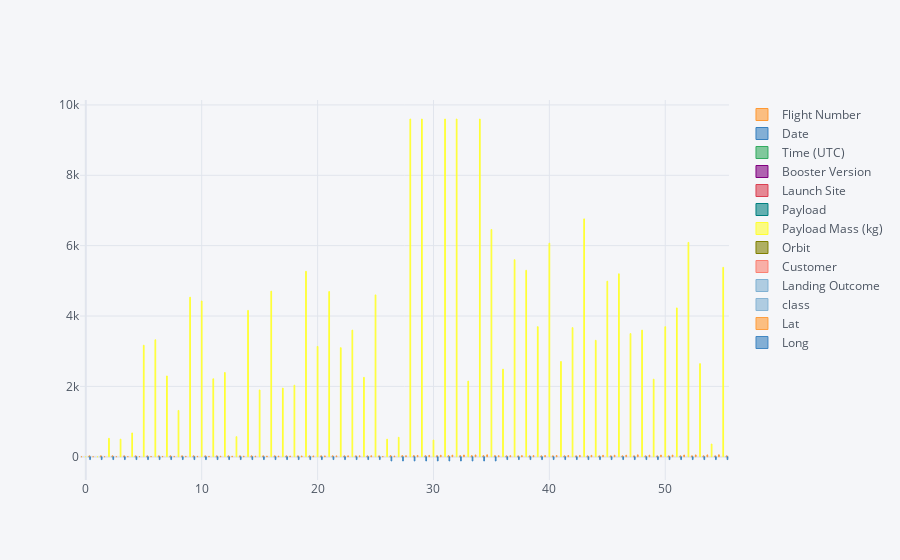

The cell this chart's notebook holds for it:
### Code cell
spacex_df.iplot(kind='bar',mode='markers')

### Figure 1 — Plotly figure (JSON) as saved in the notebook; plotly's stock layout.template omitted (floating-point values rounded to 4 significant figures)
{"data": [{"marker": {"color": "rgba(255, 153, 51, 0.6)", "line": {"color": "rgba(255, 153, 51, 1.0)", "width": 1}}, "name": "Flight Number", "orientation": "v", "text": "", "type": "bar", "x": [0, 1, 2, 3, 4, 5, 6, 7, 8, 9, 10, 11, 12, 13, 14, 15, 16, 17, 18, 19, 20, 21, 22, 23, 24, 25, 26, 27, 28, 29, 30, 31, 32, 33, 34, 35, 36, 37, 38, 39, 40, 41, 42, 43, 44, 45, 46, 47, 48, 49, 50, 51, 52, 53, 54, 55], "y": [1, 2, 3, 4, 5, 7, 8, 9, 10, 11, 12, 13, 14, 15, 16, 17, 18, 19, 20, 22, 23, 24, 25, 26, 27, 28, 6, 21, 29, 37, 40, 42, 46, 49, 51, 55, 30, 31, 32, 33, 34, 35, 36, 38, 39, 41, 43, 44, 54, 45, 47, 48, 50, 52, 53, 56]}, {"marker": {"color": "rgba(55, 128, 191, 0.6)", "line": {"color": "rgba(55, 128, 191, 1.0)", "width": 1}}, "name": "Date", "orientation": "v", "text": "", "type": "bar", "x": [0, 1, 2, 3, 4, 5, 6, 7, 8, 9, 10, 11, 12, 13, 14, 15, 16, 17, 18, 19, 20, 21, 22, 23, 24, 25, 26, 27, 28, 29, 30, 31, 32, 33, 34, 35, 36, 37, 38, 39, 40, 41, 42, 43, 44, 45, 46, 47, 48, 49, 50, 51, 52, 53, 54, 55], "y": ["2010-06-04", "2010-12-08", "2012-05-22", "2012-10-08", "2013-03-01", "2013-12-03", "2014-01-06", "2014-04-18", "2014-07-14", "2014-08-05", "2014-09-07", "2014-09-21", "2015-01-10", "2015-02-11", "2015-03-02", "2015-04-14", "2015-04-27", "2015-06-28", "2015-12-22", "2016-03-04", "2016-04-08", "2016-05-06", "2016-05-27", "2016-06-15", "2016-07-18", "2016-08-14", "2013-09-29", "2016-01-17", "2017-01-14", "2017-06-25", "2017-08-24", "2017-10-09", "2017-12-23", "2018-02-22", "2018-03-30", "2018-05-22", "2017-02-19", "2017-03-16", "2017-03-30", "2017-05-01", "2017-05-15", "2017-06-03", "2017-06-23", "2017-07-05", "2017-08-14", "2017-09-07", "2017-10-11", "2017-10-30", "2018-05-11", "2017-12-15", "2018-01-08", "2018-01-31", "2018-03-06", "2018-04-02", "2018-04-18", "2018-06-04"]}, {"marker": {"color": "rgba(50, 171, 96, 0.6)", "line": {"color": "rgba(50, 171, 96, 1.0)", "width": 1}}, "name": "Time (UTC)", "orientation": "v", "text": "", "type": "bar", "x": [0, 1, 2, 3, 4, 5, 6, 7, 8, 9, 10, 11, 12, 13, 14, 15, 16, 17, 18, 19, 20, 21, 22, 23, 24, 25, 26, 27, 28, 29, 30, 31, 32, 33, 34, 35, 36, 37, 38, 39, 40, 41, 42, 43, 44, 45, 46, 47, 48, 49, 50, 51, 52, 53, 54, 55], "y": ["18:45:00", "15:43:00", "7:44:00", "0:35:00", "15:10:00", "22:41:00", "22:06:00", "19:25:00", "15:15:00", "8:00:00", "5:00:00", "5:52:00", "9:47:00", "23:03:00", "3:50:00", "20:10:00", "23:03:00", "14:21:00", "1:29:00", "23:35:00", "20:43:00", "5:21:00", "21:39:00", "14:29:00", "4:45:00", "5:26:00", "16:00:00", "18:42:00", "17:54:00", "20:25:00", "18:51:00", "12:37:00", "1:27:00", "14:17:00", "14:14:00", "19:47:58", "14:39:00", "6:00:00", "22:27:00", "11:15:00", "23:21:00", "21:07:00", "19:10:00", "23:38:00", "16:31:00", "14:00:00", "22:53:00", "19:34:00", "20:14:00", "15:36:00", "1:00:00", "21:25:00", "5:33:00", "20:30:00", "22:51:00", "4:45:00"]}, {"marker": {"color": "rgba(128, 0, 128, 0.6)", "line": {"color": "rgba(128, 0, 128, 1.0)", "width": 1}}, "name": "Booster Version", "orientation": "v", "text": "", "type": "bar", "x": [0, 1, 2, 3, 4, 5, 6, 7, 8, 9, 10, 11, 12, 13, 14, 15, 16, 17, 18, 19, 20, 21, 22, 23, 24, 25, 26, 27, 28, 29, 30, 31, 32, 33, 34, 35, 36, 37, 38, 39, 40, 41, 42, 43, 44, 45, 46, 47, 48, 49, 50, 51, 52, 53, 54, 55], "y": ["F9 v1.0  B0003", "F9 v1.0  B0004", "F9 v1.0  B0005", "F9 v1.0  B0006", "F9 v1.0  B0007", "F9 v1.1", "F9 v1.1", "F9 v1.1", "F9 v1.1", "F9 v1.1", "F9 v1.1 B1011", "F9 v1.1 B1010", "F9 v1.1 B1012", "F9 v1.1 B1013", "F9 v1.1 B1014", "F9 v1.1 B1015", "F9 v1.1 B1016", "F9 v1.1 B1018", "F9 FT B1019", "F9 FT B1020", "F9 FT B1021.1", "F9 FT B1022", "F9 FT B1023.1", "F9 FT B1024", "F9 FT B1025.1", "F9 FT B1026", "F9 v1.1  B1003", "F9 v1.1 B1017", "F9 FT B1029.1", "F9 FT B1036.1", "F9 FT B1038.1", "F9 B4 B1041.1", "F9 FT  B1036.2", "F9 FT  B1038.2", "F9 B4  B1041.2", "F9 B4  B1043.2", "F9 FT B1031.1", "F9 FT B1030", "F9 FT  B1021.2", "F9 FT B1032.1", "F9 FT B1034", "F9 FT B1035.1", "F9 FT  B1029.2", "F9 FT B1037", "F9 B4 B1039.1", "F9 B4 B1040.1", "F9 FT  B1031.2", "F9 B4 B1042.1", "F9 B5  B1046.1", "F9 FT  B1035.2", "F9 B4 B1043.1", "F9 FT  B1032.2", "F9 B4 B1044", "F9 B4  B1039.2", "F9 B4 B1045.1", "F9 B4  B1040.2"]}, {"marker": {"color": "rgba(219, 64, 82, 0.6)", "line": {"color": "rgba(219, 64, 82, 1.0)", "width": 1}}, "name": "Launch Site", "orientation": "v", "text": "", "type": "bar", "x": [0, 1, 2, 3, 4, 5, 6, 7, 8, 9, 10, 11, 12, 13, 14, 15, 16, 17, 18, 19, 20, 21, 22, 23, 24, 25, 26, 27, 28, 29, 30, 31, 32, 33, 34, 35, 36, 37, 38, 39, 40, 41, 42, 43, 44, 45, 46, 47, 48, 49, 50, 51, 52, 53, 54, 55], "y": ["CCAFS LC-40", "CCAFS LC-40", "CCAFS LC-40", "CCAFS LC-40", "CCAFS LC-40", "CCAFS LC-40", "CCAFS LC-40", "CCAFS LC-40", "CCAFS LC-40", "CCAFS LC-40", "CCAFS LC-40", "CCAFS LC-40", "CCAFS LC-40", "CCAFS LC-40", "CCAFS LC-40", "CCAFS LC-40", "CCAFS LC-40", "CCAFS LC-40", "CCAFS LC-40", "CCAFS LC-40", "CCAFS LC-40", "CCAFS LC-40", "CCAFS LC-40", "CCAFS LC-40", "CCAFS LC-40", "CCAFS LC-40", "VAFB SLC-4E", "VAFB SLC-4E", "VAFB SLC-4E", "VAFB SLC-4E", "VAFB SLC-4E", "VAFB SLC-4E", "VAFB SLC-4E", "VAFB SLC-4E", "VAFB SLC-4E", "VAFB SLC-4E", "KSC LC-39A", "KSC LC-39A", "KSC LC-39A", "KSC LC-39A", "KSC LC-39A", "KSC LC-39A", "KSC LC-39A", "KSC LC-39A", "KSC LC-39A", "KSC LC-39A", "KSC LC-39A", "KSC LC-39A", "KSC LC-39A", "CCAFS SLC-40", "CCAFS SLC-40", "CCAFS SLC-40", "CCAFS SLC-40", "CCAFS SLC-40", "CCAFS SLC-40", "CCAFS SLC-40"]}, {"marker": {"color": "rgba(0, 128, 128, 0.6)", "line": {"color": "rgba(0, 128, 128, 1.0)", "width": 1}}, "name": "Payload", "orientation": "v", "text": "", "type": "bar", "x": [0, 1, 2, 3, 4, 5, 6, 7, 8, 9, 10, 11, 12, 13, 14, 15, 16, 17, 18, 19, 20, 21, 22, 23, 24, 25, 26, 27, 28, 29, 30, 31, 32, 33, 34, 35, 36, 37, 38, 39, 40, 41, 42, 43, 44, 45, 46, 47, 48, 49, 50, 51, 52, 53, 54, 55], "y": ["Dragon Spacecraft Qualification Unit", "Dragon demo flight C1, two CubeSats,  barrel of Brouère cheese", "Dragon demo flight C2+", "SpaceX CRS-1", "SpaceX CRS-2", "SES-8", "Thaicom 6", "SpaceX CRS-3", "OG2 Mission 1  6 Orbcomm-OG2 satellites", "AsiaSat 8", "AsiaSat 6", "SpaceX CRS-4", "SpaceX CRS-5", "DSCOVR", "ABS-3A Eutelsat 115 West B", "SpaceX CRS-6", "TürkmenÄlem 52°E / MonacoSAT", "SpaceX CRS-7", "OG2 Mission 2   11 Orbcomm-OG2 satellites", "SES-9", "SpaceX CRS-8", "JCSAT-14", "Thaicom 8", "ABS-2A Eutelsat 117 West B", "SpaceX CRS-9", "JCSAT-16", "CASSIOPE", "Jason-3", "Iridium NEXT 1", "Iridium NEXT 2", "Formosat-5", "Iridium NEXT 3", "Iridium NEXT 4", "Paz  Tintin A & B", "Iridium NEXT 5", "Iridium NEXT 6   GRACE-FO 1, 2", "SpaceX CRS-10", "EchoStar 23", "SES-10", "NROL-76", "Inmarsat-5 F4", "SpaceX CRS-11", "BulgariaSat-1", "Intelsat 35e", "SpaceX CRS-12", "Boeing X-37B OTV-5", "SES-11 / EchoStar 105", "Koreasat 5A", "Bangabandhu-1", "SpaceX CRS-13", "Zuma", "GovSat-1 / SES-16", "Hispasat 30W-6  PODSat", "SpaceX CRS-14", "Transiting Exoplanet Survey Satellite (TESS)", "SES-12"]}, {"marker": {"color": "rgba(255, 255, 51, 0.6)", "line": {"color": "rgba(255, 255, 51, 1.0)", "width": 1}}, "name": "Payload Mass (kg)", "orientation": "v", "text": "", "type": "bar", "x": [0, 1, 2, 3, 4, 5, 6, 7, 8, 9, 10, 11, 12, 13, 14, 15, 16, 17, 18, 19, 20, 21, 22, 23, 24, 25, 26, 27, 28, 29, 30, 31, 32, 33, 34, 35, 36, 37, 38, 39, 40, 41, 42, 43, 44, 45, 46, 47, 48, 49, 50, 51, 52, 53, 54, 55], "y": [0, 0, 525, 500, 677, 3170, 3325, 2296, 1316, 4535, 4428, 2216, 2395, 570, 4159, 1898, 4707, 1952, 2034, 5271, 3136, 4696, 3100, 3600, 2257, 4600, 500, 553, 9600, 9600, 475, 9600, 9600, 2150, 9600, 6460, 2490, 5600, 5300, 3697.0, 6070, 2708, 3669, 6761, 3310, 4990, 5200, 3500, 3600, 2205, 3697.0, 4230, 6092, 2647, 362, 5384]}, {"marker": {"color": "rgba(128, 128, 0, 0.6)", "line": {"color": "rgba(128, 128, 0, 1.0)", "width": 1}}, "name": "Orbit", "orientation": "v", "text": "", "type": "bar", "x": [0, 1, 2, 3, 4, 5, 6, 7, 8, 9, 10, 11, 12, 13, 14, 15, 16, 17, 18, 19, 20, 21, 22, 23, 24, 25, 26, 27, 28, 29, 30, 31, 32, 33, 34, 35, 36, 37, 38, 39, 40, 41, 42, 43, 44, 45, 46, 47, 48, 49, 50, 51, 52, 53, 54, 55], "y": ["LEO", "LEO (ISS)", "LEO (ISS)", "LEO (ISS)", "LEO (ISS)", "GTO", "GTO", "LEO (ISS)", "LEO", "GTO", "GTO", "LEO (ISS)", "LEO (ISS)", "Sun–Earth L1", "GTO", "LEO (ISS)", "GTO", "LEO (ISS)", "LEO", "GTO", "LEO (ISS)", "GTO", "GTO", "GTO", "LEO (ISS)", "GTO", "Polar LEO", "LEO", "Polar LEO", "LEO", "SSO", "Polar LEO", "Polar LEO", "SSO", "Polar LEO", "Polar LEO", "LEO (ISS)", "GTO", "GTO", "LEO", "GTO", "LEO (ISS)", "GTO", "GTO", "LEO (ISS)", "LEO", "GTO", "GTO", "GTO", "LEO (ISS)", "LEO", "GTO", "GTO", "LEO (ISS)", "HEO", "GTO"]}, {"marker": {"color": "rgba(251, 128, 114, 0.6)", "line": {"color": "rgba(251, 128, 114, 1.0)", "width": 1}}, "name": "Customer", "orientation": "v", "text": "", "type": "bar", "x": [0, 1, 2, 3, 4, 5, 6, 7, 8, 9, 10, 11, 12, 13, 14, 15, 16, 17, 18, 19, 20, 21, 22, 23, 24, 25, 26, 27, 28, 29, 30, 31, 32, 33, 34, 35, 36, 37, 38, 39, 40, 41, 42, 43, 44, 45, 46, 47, 48, 49, 50, 51, 52, 53, 54, 55], "y": ["SpaceX", "NASA (COTS) NRO", "NASA (COTS)", "NASA (CRS)", "NASA (CRS)", "SES", "Thaicom", "NASA (CRS)", "Orbcomm", "AsiaSat", "AsiaSat", "NASA (CRS)", "NASA (CRS)", "U.S. Air Force NASA NOAA", "ABS Eutelsat", "NASA (CRS)", "Turkmenistan National Space Agency", "NASA (CRS)", "Orbcomm", "SES", "NASA (CRS)", "SKY Perfect JSAT Group", "Thaicom", "ABS Eutelsat", "NASA (CRS)", "SKY Perfect JSAT Group", "MDA", "NASA (LSP) NOAA CNES", "Iridium Communications", "Iridium Communications", "NSPO", "Iridium Communications", "Iridium Communications", "Hisdesat exactEarth SpaceX", "Iridium Communications", "Iridium Communications GFZ • NASA", "NASA (CRS)", "EchoStar", "SES", "NRO", "Inmarsat", "NASA (CRS)", "Bulsatcom", "Intelsat", "NASA (CRS)", "U.S. Air Force", "SES EchoStar", "KT Corporation", "Thales-Alenia/BTRC", "NASA (CRS)", "Northrop Grumman", "SES", "Hispasat  NovaWurks", "NASA (CRS)", "NASA (LSP)", "SES"]}, {"marker": {"color": "rgba(128, 177, 211, 0.6)", "line": {"color": "rgba(128, 177, 211, 1.0)", "width": 1}}, "name": "Landing Outcome", "orientation": "v", "text": "", "type": "bar", "x": [0, 1, 2, 3, 4, 5, 6, 7, 8, 9, 10, 11, 12, 13, 14, 15, 16, 17, 18, 19, 20, 21, 22, 23, 24, 25, 26, 27, 28, 29, 30, 31, 32, 33, 34, 35, 36, 37, 38, 39, 40, 41, 42, 43, 44, 45, 46, 47, 48, 49, 50, 51, 52, 53, 54, 55], "y": ["Failure   (parachute)", "Failure   (parachute)", "No attempt", "No attempt", "No attempt", "No attempt", "No attempt", "Controlled (ocean)", "Controlled (ocean)", "No attempt", "No attempt", "Uncontrolled (ocean)", "Failure  (drone ship)", "Controlled (ocean)", "No attempt", "Failure  (drone ship)", "No attempt", "Precluded  (drone ship)", "Success  (ground pad)", "Failure (drone ship)", "Success  (drone ship)", "Success (drone ship)", "Success  (drone ship)", "Failure  (drone ship)", "Success (ground pad)", "Success (drone ship)", "Uncontrolled (ocean)", "Failure (drone ship)", "Success  (drone ship)", "Success (drone ship)", "Success (drone ship)", "Success (drone ship)", "Controlled (ocean)", "No attempt", "No attempt", "No attempt", "Success (ground pad)", "No attempt", "Success (drone ship)", "Success (ground pad)", "No attempt", "Success (ground pad)", "Success (drone ship)", "No attempt", "Success (ground pad)", "Success (ground pad)", "Success (drone ship)", "Success (drone ship)", "Success (drone ship)", "Success (ground pad)", "Success (ground pad)", "Controlled (ocean)", "No attempt", "No attempt", "Success (drone ship)", "No attempt"]}, {"marker": {"color": "rgba(128, 177, 211, 0.6)", "line": {"color": "rgba(128, 177, 211, 0.8999999999999999)", "width": 1}}, "name": "class", "orientation": "v", "text": "", "type": "bar", "x": [0, 1, 2, 3, 4, 5, 6, 7, 8, 9, 10, 11, 12, 13, 14, 15, 16, 17, 18, 19, 20, 21, 22, 23, 24, 25, 26, 27, 28, 29, 30, 31, 32, 33, 34, 35, 36, 37, 38, 39, 40, 41, 42, 43, 44, 45, 46, 47, 48, 49, 50, 51, 52, 53, 54, 55], "y": [0, 0, 0, 0, 0, 0, 0, 0, 0, 0, 0, 0, 0, 0, 0, 0, 0, 1, 1, 0, 1, 1, 1, 0, 1, 1, 0, 0, 1, 1, 1, 1, 0, 0, 0, 0, 1, 0, 1, 1, 0, 1, 1, 0, 1, 1, 1, 1, 1, 1, 1, 0, 0, 0, 1, 0]}, {"marker": {"color": "rgba(255, 153, 51, 0.6)", "line": {"color": "rgba(255, 153, 51, 0.8999999999999999)", "width": 1}}, "name": "Lat", "orientation": "v", "text": "", "type": "bar", "x": [0, 1, 2, 3, 4, 5, 6, 7, 8, 9, 10, 11, 12, 13, 14, 15, 16, 17, 18, 19, 20, 21, 22, 23, 24, 25, 26, 27, 28, 29, 30, 31, 32, 33, 34, 35, 36, 37, 38, 39, 40, 41, 42, 43, 44, 45, 46, 47, 48, 49, 50, 51, 52, 53, 54, 55], "y": [28.56, 28.56, 28.56, 28.56, 28.56, 28.56, 28.56, 28.56, 28.56, 28.56, 28.56, 28.56, 28.56, 28.56, 28.56, 28.56, 28.56, 28.56, 28.56, 28.56, 28.56, 28.56, 28.56, 28.56, 28.56, 28.56, 34.63, 34.63, 34.63, 34.63, 34.63, 34.63, 34.63, 34.63, 34.63, 34.63, 28.57, 28.57, 28.57, 28.57, 28.57, 28.57, 28.57, 28.57, 28.57, 28.57, 28.57, 28.57, 28.57, 28.56, 28.56, 28.56, 28.56, 28.56, 28.56, 28.56]}, {"marker": {"color": "rgba(55, 128, 191, 0.6)", "line": {"color": "rgba(55, 128, 191, 0.8999999999999999)", "width": 1}}, "name": "Long", "orientation": "v", "text": "", "type": "bar", "x": [0, 1, 2, 3, 4, 5, 6, 7, 8, 9, 10, 11, 12, 13, 14, 15, 16, 17, 18, 19, 20, 21, 22, 23, 24, 25, 26, 27, 28, 29, 30, 31, 32, 33, 34, 35, 36, 37, 38, 39, 40, 41, 42, 43, 44, 45, 46, 47, 48, 49, 50, 51, 52, 53, 54, 55], "y": [-80.58, -80.58, -80.58, -80.58, -80.58, -80.58, -80.58, -80.58, -80.58, -80.58, -80.58, -80.58, -80.58, -80.58, -80.58, -80.58, -80.58, -80.58, -80.58, -80.58, -80.58, -80.58, -80.58, -80.58, -80.58, -80.58, -120.6, -120.6, -120.6, -120.6, -120.6, -120.6, -120.6, -120.6, -120.6, -120.6, -80.65, -80.65, -80.65, -80.65, -80.65, -80.65, -80.65, -80.65, -80.65, -80.65, -80.65, -80.65, -80.65, -80.58, -80.58, -80.58, -80.58, -80.58, -80.58, -80.58]}], "layout": {"legend": {"bgcolor": "#F5F6F9", "font": {"color": "#4D5663"}}, "paper_bgcolor": "#F5F6F9", "plot_bgcolor": "#F5F6F9", "title": {"font": {"color": "#4D5663"}}, "xaxis": {"gridcolor": "#E1E5ED", "showgrid": true, "tickfont": {"color": "#4D5663"}, "title": {"font": {"color": "#4D5663"}, "text": ""}, "zerolinecolor": "#E1E5ED"}, "yaxis": {"gridcolor": "#E1E5ED", "showgrid": true, "tickfont": {"color": "#4D5663"}, "title": {"font": {"color": "#4D5663"}, "text": ""}, "zerolinecolor": "#E1E5ED"}}}
